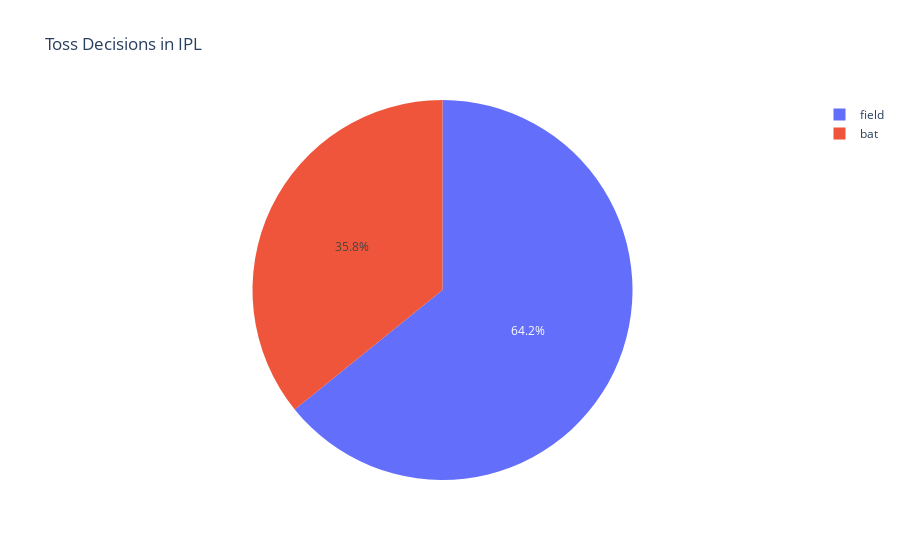

The code cell stored with this chart in its notebook:
### Code cell
toss_decisions = new['toss_decision'].value_counts()
fig3 = px.pie(values=toss_decisions.values, names=toss_decisions.index,
              title='Toss Decisions in IPL')
fig3.show()

### Figure 1 — Plotly figure (JSON) as saved in the notebook; plotly's stock layout.template omitted (floating-point values rounded to 4 significant figures)
{"data": [{"domain": {"x": [0, 1], "y": [0, 1]}, "hovertemplate": "label=%{label}<br>value=%{value}<extra></extra>", "labels": ["field", "bat"], "legendgroup": "", "name": "", "showlegend": true, "type": "pie", "values": [167471, 93449]}], "layout": {"legend": {"tracegroupgap": 0}, "title": {"text": "Toss Decisions in IPL"}}}
